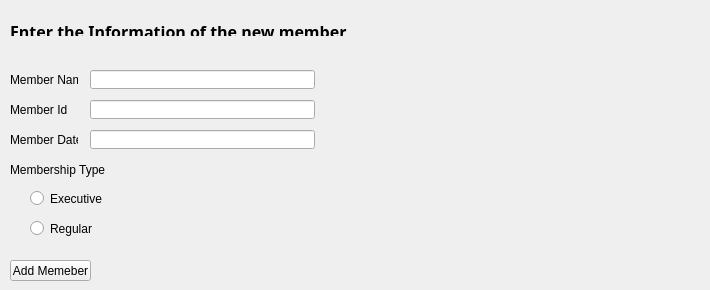
      <widget class="QWidget" name="tab">
       <attribute name="icon">
        <iconset resource="recource.qrc">
         <normaloff>:/rec/User Selection/icon-person-add-128.png</normaloff>:/rec/User Selection/icon-person-add-128.png</iconset>
       </attribute>
       <attribute name="title">
        <string>Add Member</string>
       </attribute>
       <widget class="QLabel" name="label_3">
        <property name="geometry">
         <rect>
          <x>10</x>
          <y>20</y>
          <width>531</width>
          <height>16</height>
         </rect>
        </property>
        <property name="font">
         <font>
          <family>Perpetua Titling MT</family>
          <pointsize>12</pointsize>
          <weight>75</weight>
          <bold>true</bold>
         </font>
        </property>
        <property name="text">
         <string>Enter the Information of the new member</string>
        </property>
        <property name="textFormat">
         <enum>Qt::RichText</enum>
        </property>
       </widget>
       <widget class="QLineEdit" name="lineEdit_3">
        <property name="geometry">
         <rect>
          <x>90</x>
          <y>70</y>
          <width>225</width>
          <height>19</height>
         </rect>
        </property>
       </widget>
       <widget class="QLabel" name="label_7">
        <property name="geometry">
         <rect>
          <x>10</x>
          <y>70</y>
          <width>68</width>
          <height>19</height>
         </rect>
        </property>
        <property name="text">
         <string>Member Name</string>
        </property>
       </widget>
       <widget class="QLineEdit" name="lineEdit_4">
        <property name="geometry">
         <rect>
          <x>90</x>
          <y>100</y>
          <width>225</width>
          <height>19</height>
         </rect>
        </property>
        <property name="text">
         <string/>
        </property>
       </widget>
       <widget class="QLabel" name="label_8">
        <property name="geometry">
         <rect>
          <x>10</x>
          <y>100</y>
          <width>68</width>
          <height>19</height>
         </rect>
        </property>
        <property name="text">
         <string>Member Id</string>
        </property>
       </widget>
       <widget class="QLabel" name="label_9">
        <property name="geometry">
         <rect>
          <x>10</x>
          <y>160</y>
          <width>101</width>
          <height>19</height>
         </rect>
        </property>
        <property name="text">
         <string>Membership Type</string>
        </property>
       </widget>
       <widget class="QRadioButton" name="radioButton">
        <property name="geometry">
         <rect>
          <x>30</x>
          <y>190</y>
          <width>82</width>
          <height>17</height>
         </rect>
        </property>
        <property name="text">
         <string>Executive</string>
        </property>
       </widget>
       <widget class="QRadioButton" name="radioButton_2">
        <property name="geometry">
         <rect>
          <x>30</x>
          <y>220</y>
          <width>82</width>
          <height>17</height>
         </rect>
        </property>
        <property name="text">
         <string>Regular</string>
        </property>
       </widget>
       <widget class="QPushButton" name="pushButton_3">
        <property name="geometry">
         <rect>
          <x>10</x>
          <y>260</y>
          <width>81</width>
          <height>21</height>
         </rect>
        </property>
        <property name="text">
         <string>Add Memeber</string>
        </property>
       </widget>
       <widget class="QLineEdit" name="lineEdit_14">
        <property name="geometry">
         <rect>
          <x>90</x>
          <y>130</y>
          <width>225</width>
          <height>19</height>
         </rect>
        </property>
        <property name="text">
         <string/>
        </property>
       </widget>
       <widget class="QLabel" name="label_31">
        <property name="geometry">
         <rect>
          <x>10</x>
          <y>130</y>
          <width>68</width>
          <height>19</height>
         </rect>
        </property>
        <property name="text">
         <string>Member Date</string>
        </property>
       </widget>
       <widget class="QLabel" name="added_member_type_lineEdit">
        <property name="geometry">
         <rect>
          <x>500</x>
          <y>160</y>
          <width>131</width>
          <height>21</height>
         </rect>
        </property>
        <property name="text">
         <string/>
        </property>
       </widget>
       <widget class="QLabel" name="added_member_date_label">
        <property name="geometry">
         <rect>
          <x>400</x>
          <y>130</y>
          <width>81</width>
          <height>16</height>
         </rect>
        </property>
        <property name="text">
         <string/>
        </property>
       </widget>
       <widget class="QLabel" name="added_member_date_lineEdit_2">
        <property name="geometry">
         <rect>
          <x>500</x>
          <y>130</y>
          <width>131</width>
          <height>21</height>
         </rect>
        </property>
        <property name="text">
         <string/>
        </property>
       </widget>
       <widget class="QLabel" name="added_member_id_label">
        <property name="geometry">
         <rect>
          <x>400</x>
          <y>100</y>
          <width>81</width>
          <height>16</height>
         </rect>
        </property>
        <property name="text">
         <string/>
        </property>
       </widget>
       <widget class="QLabel" name="added_member_id_lineEdit">
        <property name="geometry">
         <rect>
          <x>500</x>
          <y>100</y>
          <width>131</width>
          <height>21</height>
         </rect>
        </property>
        <property name="text">
         <string/>
        </property>
       </widget>
       <widget class="QLabel" name="added_member_name_lineEdit">
        <property name="geometry">
         <rect>
          <x>500</x>
          <y>70</y>
          <width>131</width>
          <height>21</height>
         </rect>
        </property>
        <property name="text">
         <string/>
        </property>
       </widget>
       <widget class="QLabel" name="added_member_name_label">
        <property name="geometry">
         <rect>
          <x>400</x>
          <y>70</y>
          <width>81</width>
          <height>16</height>
         </rect>
        </property>
        <property name="text">
         <string/>
        </property>
       </widget>
       <widget class="QLabel" name="added_member_type_label">
        <property name="geometry">
         <rect>
          <x>400</x>
          <y>160</y>
          <width>81</width>
          <height>16</height>
         </rect>
        </property>
        <property name="text">
         <string/>
        </property>
       </widget>
       <widget class="QLabel" name="member_added_label">
        <property name="geometry">
         <rect>
          <x>400</x>
          <y>200</y>
          <width>301</width>
          <height>21</height>
         </rect>
        </property>
        <property name="text">
         <string/>
        </property>
       </widget>
      </widget>
